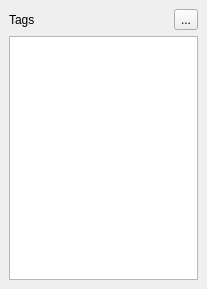
<ui version="4.0" >
 <class>MultiProperties</class>
 <widget class="QWidget" name="MultiProperties" >
  <property name="geometry" >
   <rect>
    <x>0</x>
    <y>0</y>
    <width>207</width>
    <height>289</height>
   </rect>
  </property>
  <property name="windowTitle" >
   <string>Form</string>
  </property>
  <layout class="QVBoxLayout" >
   <property name="margin" >
    <number>9</number>
   </property>
   <property name="spacing" >
    <number>6</number>
   </property>
   <item>
    <layout class="QHBoxLayout" >
     <property name="margin" >
      <number>0</number>
     </property>
     <property name="spacing" >
      <number>6</number>
     </property>
     <item>
      <widget class="QLabel" name="label_4" >
       <property name="text" >
        <string>Tags</string>
       </property>
      </widget>
     </item>
     <item>
      <spacer>
       <property name="orientation" >
        <enum>Qt::Horizontal</enum>
       </property>
       <property name="sizeHint" >
        <size>
         <width>40</width>
         <height>20</height>
        </size>
       </property>
      </spacer>
     </item>
     <item>
      <widget class="QToolButton" name="RemoveTagButton" >
       <property name="text" >
        <string>...</string>
       </property>
       <property name="icon" >
        <iconset>Icons/small-remove.xpm</iconset>
       </property>
      </widget>
     </item>
    </layout>
   </item>
   <item>
    <widget class="QTableView" name="TagView" />
   </item>
  </layout>
 </widget>
 <resources/>
 <connections/>
</ui>
